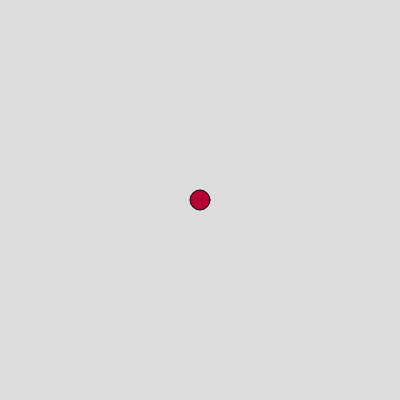
Frame 1 (no input)
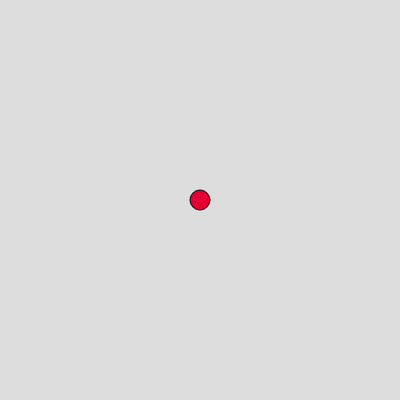
Frame 60 (no input)
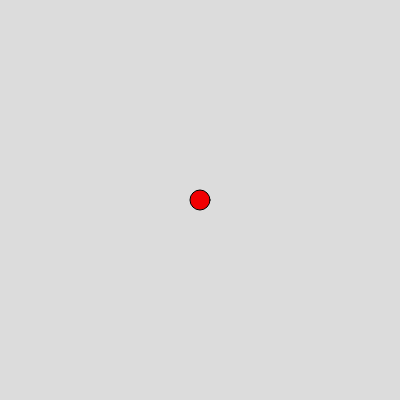
Frame 120 (the mouse pressed at the canvas centre since frame 60)

The p5.js sketch that drew these frames (run headless with seeded random() and noise() and a simulated clock; from frame 60 on, the mouse is pressed at the canvas centre):

// p5.js sketch
// ── sketch.js
function setup() {
  createCanvas(400, 400);
}

function draw() {
  background(220);
  fill(random(255), 0, random(255));
  ellipse(200, 200, 20)
}
